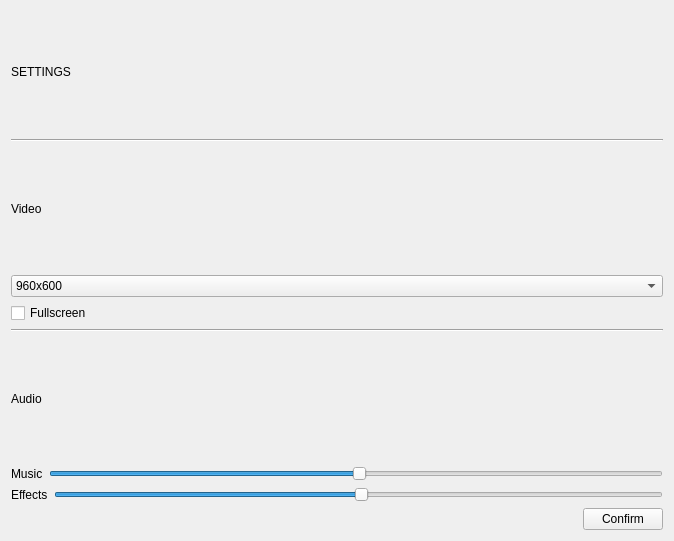
<?xml version="1.0" encoding="UTF-8"?>
<ui version="4.0">
 <class>SettingsView</class>
 <widget class="QWidget" name="SettingsView">
  <property name="geometry">
   <rect>
    <x>0</x>
    <y>0</y>
    <width>674</width>
    <height>541</height>
   </rect>
  </property>
  <property name="windowTitle">
   <string>Form</string>
  </property>
  <layout class="QVBoxLayout" name="verticalLayout">
   <item>
    <widget class="QLabel" name="label_3">
     <property name="text">
      <string>SETTINGS</string>
     </property>
    </widget>
   </item>
   <item>
    <widget class="Line" name="line_2">
     <property name="orientation">
      <enum>Qt::Horizontal</enum>
     </property>
    </widget>
   </item>
   <item>
    <widget class="QLabel" name="VideoLabel">
     <property name="text">
      <string>Video</string>
     </property>
    </widget>
   </item>
   <item>
    <widget class="QComboBox" name="ResolutionBox">
     <property name="currentIndex">
      <number>2</number>
     </property>
     <item>
      <property name="text">
       <string>320x200</string>
      </property>
     </item>
     <item>
      <property name="text">
       <string>640x400</string>
      </property>
     </item>
     <item>
      <property name="text">
       <string>960x600</string>
      </property>
     </item>
     <item>
      <property name="text">
       <string>1280x800</string>
      </property>
     </item>
     <item>
      <property name="text">
       <string>1600x1000</string>
      </property>
     </item>
    </widget>
   </item>
   <item>
    <widget class="QCheckBox" name="FullscreenCheckBox">
     <property name="text">
      <string>Fullscreen</string>
     </property>
    </widget>
   </item>
   <item>
    <widget class="Line" name="line">
     <property name="orientation">
      <enum>Qt::Horizontal</enum>
     </property>
    </widget>
   </item>
   <item>
    <widget class="QLabel" name="AudioLabel">
     <property name="text">
      <string>Audio</string>
     </property>
    </widget>
   </item>
   <item>
    <layout class="QHBoxLayout" name="horizontalLayout_2">
     <item>
      <widget class="QLabel" name="label">
       <property name="text">
        <string>Music</string>
       </property>
      </widget>
     </item>
     <item>
      <widget class="QSlider" name="MusicSlider">
       <property name="value">
        <number>50</number>
       </property>
       <property name="orientation">
        <enum>Qt::Horizontal</enum>
       </property>
      </widget>
     </item>
    </layout>
   </item>
   <item>
    <layout class="QHBoxLayout" name="horizontalLayout_3">
     <item>
      <widget class="QLabel" name="label_2">
       <property name="text">
        <string>Effects</string>
       </property>
      </widget>
     </item>
     <item>
      <widget class="QSlider" name="EffectsSlider">
       <property name="value">
        <number>50</number>
       </property>
       <property name="sliderPosition">
        <number>50</number>
       </property>
       <property name="orientation">
        <enum>Qt::Horizontal</enum>
       </property>
       <property name="invertedAppearance">
        <bool>false</bool>
       </property>
       <property name="invertedControls">
        <bool>false</bool>
       </property>
      </widget>
     </item>
    </layout>
   </item>
   <item>
    <layout class="QHBoxLayout" name="horizontalLayout_4">
     <item>
      <spacer name="horizontalSpacer">
       <property name="orientation">
        <enum>Qt::Horizontal</enum>
       </property>
       <property name="sizeHint" stdset="0">
        <size>
         <width>40</width>
         <height>20</height>
        </size>
       </property>
      </spacer>
     </item>
     <item>
      <widget class="QPushButton" name="ConfirmButton">
       <property name="text">
        <string>Confirm</string>
       </property>
      </widget>
     </item>
    </layout>
   </item>
  </layout>
 </widget>
 <resources/>
 <connections/>
</ui>
